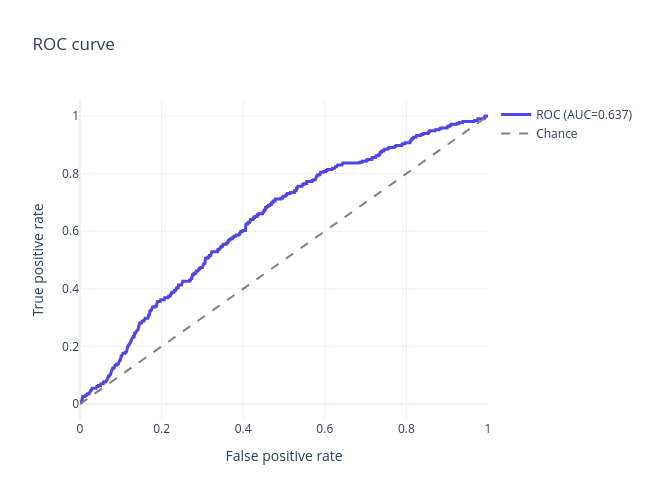

The code cell stored with this chart in its notebook:
### Markdown cell above
## 4. ROC curve

Realistic band is roughly 0.55-0.85 for this synthetic task — see `tests/test_turnover_pipeline.py::test_turnover_model_auc_in_realistic_band` for why both ends of that band matter: too low means the pipeline lost signal, too high (near 1.0) would suggest leakage.

### Code cell
fpr, tpr, _ = roc_curve(y_true, proba)
fig = go.Figure()
fig.add_trace(go.Scatter(x=fpr, y=tpr, mode='lines', name=f"ROC (AUC={metrics['auc']:.3f})", line=dict(color='#4f46e5', width=3)))
fig.add_trace(go.Scatter(x=[0, 1], y=[0, 1], mode='lines', name='Chance', line=dict(color='gray', dash='dash')))
fig.update_layout(
    title='ROC curve', xaxis_title='False positive rate', yaxis_title='True positive rate',
    template='plotly_white', width=650, height=500,
)
fig.show()

### Figure 1 — Plotly figure (JSON) as saved in the notebook; plotly's stock layout.template omitted (floating-point values rounded to 4 significant figures; data arrays with more than 128 entries replaced by an {"elided": "..."} marker saying what was removed)
{"data": [{"line": {"color": "#4f46e5", "width": 3}, "mode": "lines", "name": "ROC (AUC=0.637)", "type": "scatter", "x": {"elided": "461 float values"}, "y": {"elided": "461 float values"}}, {"line": {"color": "gray", "dash": "dash"}, "mode": "lines", "name": "Chance", "type": "scatter", "x": [0, 1], "y": [0, 1]}], "layout": {"height": 500, "title": {"text": "ROC curve"}, "width": 650, "xaxis": {"title": {"text": "False positive rate"}}, "yaxis": {"title": {"text": "True positive rate"}}}}
